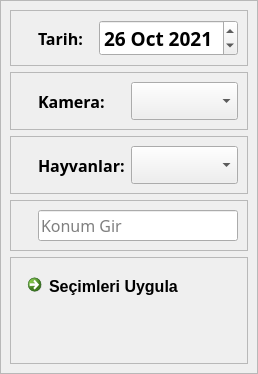
            <widget class="QWidget" name="photo_page">
             <property name="enabled">
              <bool>true</bool>
             </property>
             <property name="geometry">
              <rect>
               <x>0</x>
               <y>0</y>
               <width>249</width>
               <height>374</height>
              </rect>
             </property>
             <property name="minimumSize">
              <size>
               <width>0</width>
               <height>0</height>
              </size>
             </property>
             <property name="font">
              <font>
               <pointsize>16</pointsize>
              </font>
             </property>
             <property name="layoutDirection">
              <enum>Qt::LeftToRight</enum>
             </property>
             <attribute name="icon">
              <iconset resource="icons_qrc.qrc">
               <normaloff>:/white/icons/white-icons/filter.svg</normaloff>:/white/icons/white-icons/filter.svg</iconset>
             </attribute>
             <attribute name="label">
              <string>Filtreler</string>
             </attribute>
             <layout class="QHBoxLayout" name="horizontalLayout_7">
              <property name="spacing">
               <number>0</number>
              </property>
              <property name="leftMargin">
               <number>0</number>
              </property>
              <property name="topMargin">
               <number>0</number>
              </property>
              <property name="rightMargin">
               <number>0</number>
              </property>
              <property name="bottomMargin">
               <number>0</number>
              </property>
              <item>
               <widget class="QFrame" name="frame_tb_pp">
                <property name="frameShape">
                 <enum>QFrame::StyledPanel</enum>
                </property>
                <property name="frameShadow">
                 <enum>QFrame::Raised</enum>
                </property>
                <layout class="QVBoxLayout" name="verticalLayout_3">
                 <item alignment="Qt::AlignTop">
                  <widget class="QFrame" name="frame_tb_pp_df">
                   <property name="styleSheet">
                    <string notr="true"/>
                   </property>
                   <property name="frameShape">
                    <enum>QFrame::StyledPanel</enum>
                   </property>
                   <property name="frameShadow">
                    <enum>QFrame::Raised</enum>
                   </property>
                   <layout class="QHBoxLayout" name="horizontalLayout_10">
                    <item alignment="Qt::AlignLeft|Qt::AlignVCenter">
                     <widget class="QLabel" name="label_pp_df_i">
                      <property name="text">
                       <string/>
                      </property>
                      <property name="pixmap">
                       <pixmap resource="icons_qrc.qrc">:/white/icons/white-icons/calendar.svg</pixmap>
                      </property>
                      <property name="scaledContents">
                       <bool>true</bool>
                      </property>
                     </widget>
                    </item>
                    <item>
                     <widget class="QLabel" name="label_pp_df">
                      <property name="sizePolicy">
                       <sizepolicy hsizetype="Expanding" vsizetype="Preferred">
                        <horstretch>0</horstretch>
                        <verstretch>0</verstretch>
                       </sizepolicy>
                      </property>
                      <property name="font">
                       <font>
                        <family>Century Gothic</family>
                        <pointsize>12</pointsize>
                        <weight>75</weight>
                        <bold>true</bold>
                       </font>
                      </property>
                      <property name="text">
                       <string>Tarih:</string>
                      </property>
                     </widget>
                    </item>
                    <item>
                     <widget class="QDateEdit" name="dateEdit_pp_df">
                      <property name="sizePolicy">
                       <sizepolicy hsizetype="Preferred" vsizetype="Preferred">
                        <horstretch>0</horstretch>
                        <verstretch>0</verstretch>
                       </sizepolicy>
                      </property>
                      <property name="font">
                       <font>
                        <family>Century Gothic</family>
                        <pointsize>14</pointsize>
                        <weight>75</weight>
                        <bold>true</bold>
                       </font>
                      </property>
                      <property name="styleSheet">
                       <string notr="true"/>
                      </property>
                      <property name="date">
                       <date>
                        <year>2021</year>
                        <month>10</month>
                        <day>26</day>
                       </date>
                      </property>
                     </widget>
                    </item>
                   </layout>
                  </widget>
                 </item>
                 <item alignment="Qt::AlignTop">
                  <widget class="QFrame" name="frame_tb_pp_cf">
                   <property name="sizePolicy">
                    <sizepolicy hsizetype="Preferred" vsizetype="Preferred">
                     <horstretch>0</horstretch>
                     <verstretch>0</verstretch>
                    </sizepolicy>
                   </property>
                   <property name="frameShape">
                    <enum>QFrame::StyledPanel</enum>
                   </property>
                   <property name="frameShadow">
                    <enum>QFrame::Raised</enum>
                   </property>
                   <layout class="QHBoxLayout" name="horizontalLayout_11">
                    <item alignment="Qt::AlignLeft|Qt::AlignVCenter">
                     <widget class="QLabel" name="label_pp_cf_i">
                      <property name="text">
                       <string/>
                      </property>
                      <property name="pixmap">
                       <pixmap resource="icons_qrc.qrc">:/white/icons/white-icons/camera.svg</pixmap>
                      </property>
                      <property name="scaledContents">
                       <bool>true</bool>
                      </property>
                     </widget>
                    </item>
                    <item>
                     <widget class="QLabel" name="label_pp_cf">
                      <property name="sizePolicy">
                       <sizepolicy hsizetype="Expanding" vsizetype="Preferred">
                        <horstretch>0</horstretch>
                        <verstretch>0</verstretch>
                       </sizepolicy>
                      </property>
                      <property name="font">
                       <font>
                        <family>Century Gothic</family>
                        <pointsize>12</pointsize>
                        <weight>75</weight>
                        <bold>true</bold>
                       </font>
                      </property>
                      <property name="text">
                       <string>Kamera:</string>
                      </property>
                     </widget>
                    </item>
                    <item>
                     <widget class="QComboBox" name="comboBox_pp_cf">
                      <property name="sizePolicy">
                       <sizepolicy hsizetype="Expanding" vsizetype="Fixed">
                        <horstretch>0</horstretch>
                        <verstretch>0</verstretch>
                       </sizepolicy>
                      </property>
                      <property name="font">
                       <font>
                        <family>Century Gothic</family>
                        <pointsize>16</pointsize>
                       </font>
                      </property>
                     </widget>
                    </item>
                   </layout>
                  </widget>
                 </item>
                 <item alignment="Qt::AlignTop">
                  <widget class="QFrame" name="frame_tb_pp_af">
                   <property name="sizePolicy">
                    <sizepolicy hsizetype="Preferred" vsizetype="Preferred">
                     <horstretch>0</horstretch>
                     <verstretch>0</verstretch>
                    </sizepolicy>
                   </property>
                   <property name="frameShape">
                    <enum>QFrame::StyledPanel</enum>
                   </property>
                   <property name="frameShadow">
                    <enum>QFrame::Raised</enum>
                   </property>
                   <layout class="QHBoxLayout" name="horizontalLayout_12">
                    <item alignment="Qt::AlignLeft|Qt::AlignVCenter">
                     <widget class="QLabel" name="label_pp_af_i">
                      <property name="text">
                       <string/>
                      </property>
                      <property name="pixmap">
                       <pixmap resource="icons_qrc.qrc">:/white/icons/white-icons/twitter.svg</pixmap>
                      </property>
                      <property name="scaledContents">
                       <bool>true</bool>
                      </property>
                     </widget>
                    </item>
                    <item>
                     <widget class="QLabel" name="label_pp_af">
                      <property name="sizePolicy">
                       <sizepolicy hsizetype="Expanding" vsizetype="Preferred">
                        <horstretch>0</horstretch>
                        <verstretch>0</verstretch>
                       </sizepolicy>
                      </property>
                      <property name="font">
                       <font>
                        <family>Century Gothic</family>
                        <pointsize>12</pointsize>
                        <weight>75</weight>
                        <bold>true</bold>
                       </font>
                      </property>
                      <property name="text">
                       <string>Hayvanlar:</string>
                      </property>
                     </widget>
                    </item>
                    <item>
                     <widget class="QComboBox" name="comboBox_pp_af">
                      <property name="font">
                       <font>
                        <family>Century Gothic</family>
                        <pointsize>16</pointsize>
                       </font>
                      </property>
                     </widget>
                    </item>
                   </layout>
                  </widget>
                 </item>
                 <item>
                  <widget class="QFrame" name="frame_tb_pp_lf">
                   <property name="frameShape">
                    <enum>QFrame::StyledPanel</enum>
                   </property>
                   <property name="frameShadow">
                    <enum>QFrame::Raised</enum>
                   </property>
                   <layout class="QHBoxLayout" name="horizontalLayout_36">
                    <item alignment="Qt::AlignLeft|Qt::AlignVCenter">
                     <widget class="QLabel" name="label_tb_pp_lf_i">
                      <property name="text">
                       <string/>
                      </property>
                      <property name="pixmap">
                       <pixmap resource="icons_qrc.qrc">:/white/icons/white-icons/map-pin.svg</pixmap>
                      </property>
                      <property name="scaledContents">
                       <bool>true</bool>
                      </property>
                     </widget>
                    </item>
                    <item>
                     <widget class="QLineEdit" name="lineEdit_tb_pp_lf">
                      <property name="font">
                       <font>
                        <family>Century Gothic</family>
                        <pointsize>12</pointsize>
                       </font>
                      </property>
                      <property name="placeholderText">
                       <string>Konum Gir</string>
                      </property>
                     </widget>
                    </item>
                   </layout>
                  </widget>
                 </item>
                 <item>
                  <widget class="QFrame" name="frame_tb_pp_b">
                   <property name="sizePolicy">
                    <sizepolicy hsizetype="Preferred" vsizetype="Expanding">
                     <horstretch>0</horstretch>
                     <verstretch>0</verstretch>
                    </sizepolicy>
                   </property>
                   <property name="frameShape">
                    <enum>QFrame::StyledPanel</enum>
                   </property>
                   <property name="frameShadow">
                    <enum>QFrame::Raised</enum>
                   </property>
                   <layout class="QHBoxLayout" name="horizontalLayout_13">
                    <item alignment="Qt::AlignTop">
                     <widget class="QCommandLinkButton" name="commandLinkButton_tb_pp">
                      <property name="font">
                       <font>
                        <family>Segoe UI</family>
                        <pointsize>12</pointsize>
                       </font>
                      </property>
                      <property name="text">
                       <string>Seçimleri Uygula</string>
                      </property>
                      <property name="icon">
                       <iconset resource="icons_qrc.qrc">
                        <normaloff>:/white/icons/white-icons/search.svg</normaloff>:/white/icons/white-icons/search.svg</iconset>
                      </property>
                      <property name="iconSize">
                       <size>
                        <width>25</width>
                        <height>25</height>
                       </size>
                      </property>
                     </widget>
                    </item>
                   </layout>
                  </widget>
                 </item>
                </layout>
               </widget>
              </item>
             </layout>
            </widget>
